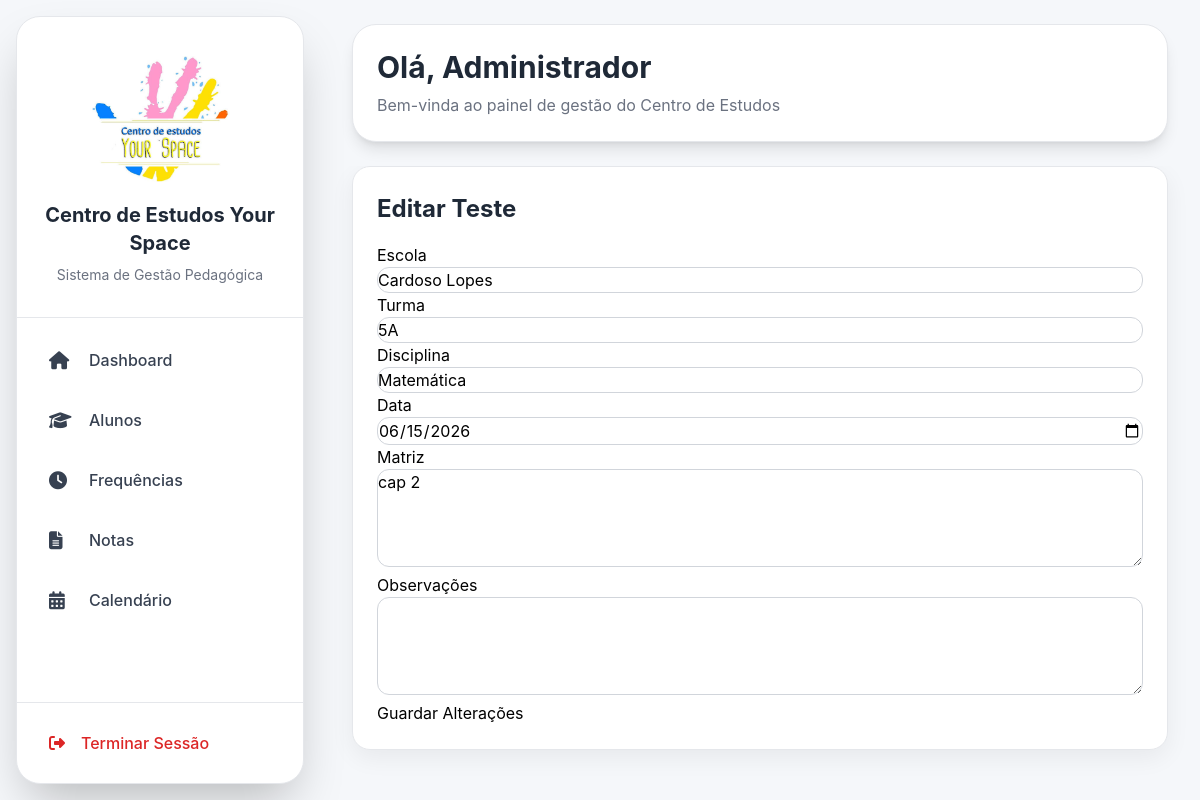
Page /testes/editar/1 on the committed database.
### models/configuracao_centro.py (models this page shows)
class ConfiguracaoCentro(db.Model):
    __tablename__ = "configuracao_centro"
    id = db.Column(
        db.Integer,
        primary_key=True
    )
    nome_centro = db.Column(
        db.String(200),
        default=""
    )
    morada = db.Column(
        db.String(300),
        default=""
    )
    codigo_postal = db.Column(
        db.String(20),
        default=""
    )
    telefone = db.Column(
        db.String(50),
        default=""
    )
    whatsapp = db.Column(
        db.String(50),
        default=""
    )
    email = db.Column(
        db.String(200),
        default=""
    )
    logo = db.Column(
        db.String(300),
        default=""
    )

### models/teste.py (models this page shows)
class Teste(db.Model):
    __tablename__ = "testes"
    id = db.Column(
        db.Integer,
        primary_key=True
    )
    aluno_id = db.Column(
        db.Integer,
        db.ForeignKey("alunos.id"),
        nullable=True
    )
    escola = db.Column(
        db.String(150),
        default=""
    )
    turma = db.Column(
        db.String(100),
        default=""
    )
    disciplina = db.Column(
        db.String(100),
        nullable=False
    )
    data_teste = db.Column(
        db.String(20),
        nullable=False
    )
    matriz = db.Column(
        db.Text
    )
    observacoes = db.Column(
        db.Text
    )

### routes/testes.py (the view, shortened to what this page needs)
@testes_bp.route(
    "/testes/editar/<int:id>",
    methods=["GET", "POST"]
)
def editar_teste(id):
    if session.get("perfil") == "colaborador":
        return render_template(
            "acesso_negado.html"
        )
    teste = Teste.query.get_or_404(id)
    return render_template(
        "editar_testes.html",
        teste=teste
    )

### app.py (called while the page is built)
@app.context_processor
def inject_configuracao():
    configuracao = ConfiguracaoCentro.query.first()
    return dict(
        configuracao_global=configuracao
    )

### templates/editar_testes.html (shortened to what this page needs)
{% extends "base.html" %}
{% block conteudo %}
<div class="card">
    <h2>Editar Teste</h2>
    <form method="POST">
        <p>Escola</p>
        <input
            type="text"
            name="escola"
            value="{{ teste.escola }}"
            required
        >
        <p>Turma</p>
        <input
            type="text"
            name="turma"
            value="{{ teste.turma }}"
            required
        >
        <p>Disciplina</p>
        <input
            type="text"
            name="disciplina"
            value="{{ teste.disciplina }}"
            required
        >
        <p>Data</p>
        <input
            type="date"
            name="data_teste"
            value="{{ teste.data_teste }}"
            required
        >
        <p>Matriz</p>
        <textarea
            name="matriz"
            rows="4"
        >{{ teste.matriz }}</textarea>
        <p>Observações</p>
        <textarea
            name="observacoes"
            rows="4"
        >{{ teste.observacoes }}</textarea>
        <button type="submit">
            Guardar Alterações
        </button>
    </form>
</div>
{% endblock %}

### templates/base.html (shortened to what this page needs)
<!DOCTYPE html>
<html lang="pt">
<head>
    <script src="https://cdn.tailwindcss.com"></script>
    <link rel="stylesheet"
          href="https://cdnjs.cloudflare.com/ajax/libs/font-awesome/6.4.0/css/all.min.css">
</head>
<body class="flex h-screen overflow-hidden">
    <div class="w-72 bg-white flex flex-col justify-between m-4 rounded-3xl shadow-2xl border border-gray-200">
        <div>
            <div class="px-6 py-8 border-b border-gray-200 text-center">
    {% if configuracao_global and configuracao_global.logo %}
        <img
            src="{{ url_for('static', filename='logos/' + configuracao_global.logo) }}"
            alt="Logótipo"
            style="
                width:140px;
                height:140px;
                object-fit:contain;
                margin:0 auto 12px auto;
            "
        >
    {% endif %}
    <h1 class="text-xl font-bold text-gray-800">
        {% if configuracao_global and configuracao_global.nome_centro %}
            {{ configuracao_global.nome_centro }}
        {% else %}
            Centro de Estudos
        {% endif %}
    </h1>
    <p class="text-sm text-gray-500 mt-2">
        Sistema de Gestão Pedagógica
    </p>
</div>
            <nav class="p-4 space-y-2">
                <a href="/"
                   class="flex items-center gap-4 px-4 py-3 rounded-2xl text-gray-700 hover:bg-blue-50 hover:text-blue-700 transition-all">
                    <i class="fa-solid fa-house text-lg w-6"></i>
                    <span class="font-medium text-base">Dashboard</span>
                </a>
                <a href="/alunos"
                   class="flex items-center gap-4 px-4 py-3 rounded-2xl text-gray-700 hover:bg-blue-50 hover:text-blue-700 transition-all">
                    <i class="fa-solid fa-graduation-cap text-lg w-6"></i>
                    <span class="font-medium text-base">Alunos</span>
                </a>
                <a href="/frequencias"
                   class="flex items-center gap-4 px-4 py-3 rounded-2xl text-gray-700 hover:bg-blue-50 hover:text-blue-700 transition-all">
                    <i class="fa-solid fa-clock text-lg w-6"></i>
                    <span class="font-medium text-base">Frequências</span>
                </a>
                <a href="/notas"
                   class="flex items-center gap-4 px-4 py-3 rounded-2xl text-gray-700 hover:bg-blue-50 hover:text-blue-700 transition-all">
                    <i class="fa-solid fa-file-lines text-lg w-6"></i>
                    <span class="font-medium text-base">Notas</span>
                </a>
                <a href="/calendario"
                   class="flex items-center gap-4 px-4 py-3 rounded-2xl text-gray-700 hover:bg-blue-50 hover:text-blue-700 transition-all">
                    <i class="fa-solid fa-calendar-days text-lg w-6"></i>
                    <span class="font-medium text-base">Calendário</span>
                </a>
            </nav>
        </div>
        <div class="p-4 border-t border-gray-200">
            <a href="{{ url_for('logout') }}"
               class="flex items-center gap-4 px-4 py-3 rounded-2xl text-red-600 hover:bg-red-50 transition-all">
                <i class="fa-solid fa-right-from-bracket"></i>
                <span class="font-medium">
                    Terminar Sessão
                </span>
            </a>
        </div>
    </div>
    <div class="flex-1 flex flex-col overflow-hidden">
        <header class="px-8 py-6">
            <div class="bg-white rounded-3xl shadow-lg p-6 border border-gray-200">
                <h2 class="text-3xl font-bold text-gray-800">
                    Olá, {{ session.get('nome', 'Administrador') }}
                </h2>
                <p class="text-gray-500 mt-2">
                    Bem-vinda ao painel de gestão do Centro de Estudos
                </p>
            </div>
        </header>
        <main class="flex-1 overflow-y-auto px-8 pb-8">
            {% block conteudo %}
            {% endblock %}
        </main>
    </div>
</body>
</html>

### templates/base.html (style rules this page uses)
body { background:#f5f7fa; font-family:'Inter',sans-serif; }
.card { background:white; border-radius:18px; padding:24px; box-shadow:0 8px 24px rgba(0,0,0,0.06); margin-bottom:20px; border:1px solid #e5e7eb; }
.card h2 { font-size:24px; font-weight:700; margin-bottom:16px; color:#1f2937; }
input, select, textarea { width:100%; padding:12px; border:1px solid #d1d5db; border-radius:12px; margin-bottom:12px; background:white; }
button { background:#2563eb; color:white; border:none; padding:12px 20px; border-radius:12px; cursor:pointer; font-weight:600; }
a { text-decoration:none; }

### rows in the picture
ConfiguracaoCentro: logo (picture), nome_centro "Centro de Estudos Your Space"
Teste: escola "Cardoso Lopes", turma "5A", disciplina "Matemática", data_teste "06/15/2026", matriz "cap 2"

### other values in the picture
{{ session.get('nome', 'Administrador') }} "Administrador"
